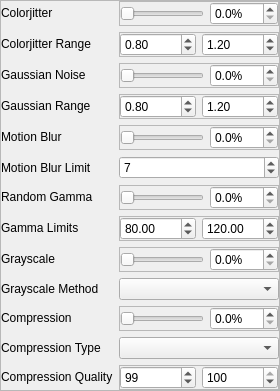
                       <widget class="QFrame" name="input_transforms_frame">
                        <property name="frameShape">
                         <enum>QFrame::StyledPanel</enum>
                        </property>
                        <property name="frameShadow">
                         <enum>QFrame::Raised</enum>
                        </property>
                        <layout class="QFormLayout" name="formLayout_20">
                         <property name="horizontalSpacing">
                          <number>6</number>
                         </property>
                         <property name="verticalSpacing">
                          <number>6</number>
                         </property>
                         <property name="leftMargin">
                          <number>0</number>
                         </property>
                         <property name="topMargin">
                          <number>0</number>
                         </property>
                         <property name="rightMargin">
                          <number>0</number>
                         </property>
                         <property name="bottomMargin">
                          <number>0</number>
                         </property>
                         <item row="0" column="0">
                          <widget class="QLabel" name="label_74">
                           <property name="text">
                            <string>Colorjitter</string>
                           </property>
                          </widget>
                         </item>
                         <item row="0" column="1">
                          <widget class="QFrame" name="frame_66">
                           <property name="frameShape">
                            <enum>QFrame::StyledPanel</enum>
                           </property>
                           <property name="frameShadow">
                            <enum>QFrame::Raised</enum>
                           </property>
                           <layout class="QHBoxLayout" name="horizontalLayout_56">
                            <property name="leftMargin">
                             <number>0</number>
                            </property>
                            <property name="topMargin">
                             <number>0</number>
                            </property>
                            <property name="rightMargin">
                             <number>0</number>
                            </property>
                            <property name="bottomMargin">
                             <number>0</number>
                            </property>
                            <item>
                             <widget class="QSlider" name="colorjitter_chance_slider">
                              <property name="maximum">
                               <number>100</number>
                              </property>
                              <property name="orientation">
                               <enum>Qt::Horizontal</enum>
                              </property>
                              <property name="tickPosition">
                               <enum>QSlider::NoTicks</enum>
                              </property>
                              <property name="tickInterval">
                               <number>10</number>
                              </property>
                             </widget>
                            </item>
                            <item>
                             <widget class="QDoubleSpinBox" name="colorjitter_chance">
                              <property name="suffix">
                               <string>%</string>
                              </property>
                              <property name="decimals">
                               <number>1</number>
                              </property>
                             </widget>
                            </item>
                           </layout>
                          </widget>
                         </item>
                         <item row="1" column="0">
                          <widget class="QLabel" name="label_75">
                           <property name="text">
                            <string>Colorjitter Range</string>
                           </property>
                          </widget>
                         </item>
                         <item row="1" column="1">
                          <widget class="QFrame" name="frame_67">
                           <property name="frameShape">
                            <enum>QFrame::StyledPanel</enum>
                           </property>
                           <property name="frameShadow">
                            <enum>QFrame::Raised</enum>
                           </property>
                           <layout class="QHBoxLayout" name="horizontalLayout_57">
                            <property name="leftMargin">
                             <number>0</number>
                            </property>
                            <property name="topMargin">
                             <number>0</number>
                            </property>
                            <property name="rightMargin">
                             <number>0</number>
                            </property>
                            <property name="bottomMargin">
                             <number>0</number>
                            </property>
                            <item>
                             <widget class="QDoubleSpinBox" name="colorjitter_min_brightness">
                              <property name="maximum">
                               <double>2.500000000000000</double>
                              </property>
                              <property name="singleStep">
                               <double>0.050000000000000</double>
                              </property>
                              <property name="value">
                               <double>0.800000000000000</double>
                              </property>
                             </widget>
                            </item>
                            <item>
                             <widget class="QDoubleSpinBox" name="colorjitter_max_brightness">
                              <property name="maximum">
                               <double>2.500000000000000</double>
                              </property>
                              <property name="singleStep">
                               <double>0.050000000000000</double>
                              </property>
                              <property name="value">
                               <double>1.200000000000000</double>
                              </property>
                             </widget>
                            </item>
                           </layout>
                          </widget>
                         </item>
                         <item row="2" column="0">
                          <widget class="QLabel" name="label_127">
                           <property name="text">
                            <string>Gaussian Noise</string>
                           </property>
                          </widget>
                         </item>
                         <item row="2" column="1">
                          <widget class="QFrame" name="frame_115">
                           <property name="frameShape">
                            <enum>QFrame::StyledPanel</enum>
                           </property>
                           <property name="frameShadow">
                            <enum>QFrame::Raised</enum>
                           </property>
                           <layout class="QHBoxLayout" name="horizontalLayout_109">
                            <property name="leftMargin">
                             <number>0</number>
                            </property>
                            <property name="topMargin">
                             <number>0</number>
                            </property>
                            <property name="rightMargin">
                             <number>0</number>
                            </property>
                            <property name="bottomMargin">
                             <number>0</number>
                            </property>
                            <item>
                             <widget class="QSlider" name="gaussnoise_chance_slider">
                              <property name="maximum">
                               <number>100</number>
                              </property>
                              <property name="orientation">
                               <enum>Qt::Horizontal</enum>
                              </property>
                              <property name="tickPosition">
                               <enum>QSlider::NoTicks</enum>
                              </property>
                              <property name="tickInterval">
                               <number>10</number>
                              </property>
                             </widget>
                            </item>
                            <item>
                             <widget class="QDoubleSpinBox" name="gaussnoise_chance">
                              <property name="suffix">
                               <string>%</string>
                              </property>
                              <property name="decimals">
                               <number>1</number>
                              </property>
                             </widget>
                            </item>
                           </layout>
                          </widget>
                         </item>
                         <item row="3" column="0">
                          <widget class="QLabel" name="label_128">
                           <property name="text">
                            <string>Gaussian Range</string>
                           </property>
                          </widget>
                         </item>
                         <item row="3" column="1">
                          <widget class="QFrame" name="frame_116">
                           <property name="frameShape">
                            <enum>QFrame::StyledPanel</enum>
                           </property>
                           <property name="frameShadow">
                            <enum>QFrame::Raised</enum>
                           </property>
                           <layout class="QHBoxLayout" name="horizontalLayout_110">
                            <property name="leftMargin">
                             <number>0</number>
                            </property>
                            <property name="topMargin">
                             <number>0</number>
                            </property>
                            <property name="rightMargin">
                             <number>0</number>
                            </property>
                            <property name="bottomMargin">
                             <number>0</number>
                            </property>
                            <item>
                             <widget class="QDoubleSpinBox" name="gaussnoise_min">
                              <property name="maximum">
                               <double>2.500000000000000</double>
                              </property>
                              <property name="singleStep">
                               <double>0.050000000000000</double>
                              </property>
                              <property name="value">
                               <double>0.800000000000000</double>
                              </property>
                             </widget>
                            </item>
                            <item>
                             <widget class="QDoubleSpinBox" name="gaussnoise_max">
                              <property name="maximum">
                               <double>2.500000000000000</double>
                              </property>
                              <property name="singleStep">
                               <double>0.050000000000000</double>
                              </property>
                              <property name="value">
                               <double>1.200000000000000</double>
                              </property>
                             </widget>
                            </item>
                           </layout>
                          </widget>
                         </item>
                         <item row="4" column="0">
                          <widget class="QLabel" name="label_129">
                           <property name="text">
                            <string>Motion Blur</string>
                           </property>
                          </widget>
                         </item>
                         <item row="4" column="1">
                          <widget class="QFrame" name="frame_117">
                           <property name="frameShape">
                            <enum>QFrame::StyledPanel</enum>
                           </property>
                           <property name="frameShadow">
                            <enum>QFrame::Raised</enum>
                           </property>
                           <layout class="QHBoxLayout" name="horizontalLayout_111">
                            <property name="leftMargin">
                             <number>0</number>
                            </property>
                            <property name="topMargin">
                             <number>0</number>
                            </property>
                            <property name="rightMargin">
                             <number>0</number>
                            </property>
                            <property name="bottomMargin">
                             <number>0</number>
                            </property>
                            <item>
                             <widget class="QSlider" name="motionblur_chance_slider">
                              <property name="maximum">
                               <number>100</number>
                              </property>
                              <property name="orientation">
                               <enum>Qt::Horizontal</enum>
                              </property>
                              <property name="tickPosition">
                               <enum>QSlider::NoTicks</enum>
                              </property>
                              <property name="tickInterval">
                               <number>10</number>
                              </property>
                             </widget>
                            </item>
                            <item>
                             <widget class="QDoubleSpinBox" name="motionblur_chance">
                              <property name="suffix">
                               <string>%</string>
                              </property>
                              <property name="decimals">
                               <number>1</number>
                              </property>
                             </widget>
                            </item>
                           </layout>
                          </widget>
                         </item>
                         <item row="5" column="0">
                          <widget class="QLabel" name="label_130">
                           <property name="text">
                            <string>Motion Blur Limit</string>
                           </property>
                          </widget>
                         </item>
                         <item row="5" column="1">
                          <widget class="QSpinBox" name="motionblur_limit">
                           <property name="minimum">
                            <number>3</number>
                           </property>
                           <property name="value">
                            <number>7</number>
                           </property>
                          </widget>
                         </item>
                         <item row="6" column="0">
                          <widget class="QLabel" name="label_131">
                           <property name="text">
                            <string>Random Gamma</string>
                           </property>
                          </widget>
                         </item>
                         <item row="6" column="1">
                          <widget class="QFrame" name="frame_118">
                           <property name="frameShape">
                            <enum>QFrame::StyledPanel</enum>
                           </property>
                           <property name="frameShadow">
                            <enum>QFrame::Raised</enum>
                           </property>
                           <layout class="QHBoxLayout" name="horizontalLayout_112">
                            <property name="leftMargin">
                             <number>0</number>
                            </property>
                            <property name="topMargin">
                             <number>0</number>
                            </property>
                            <property name="rightMargin">
                             <number>0</number>
                            </property>
                            <property name="bottomMargin">
                             <number>0</number>
                            </property>
                            <item>
                             <widget class="QSlider" name="randgamma_chance_slider">
                              <property name="maximum">
                               <number>100</number>
                              </property>
                              <property name="orientation">
                               <enum>Qt::Horizontal</enum>
                              </property>
                              <property name="tickPosition">
                               <enum>QSlider::NoTicks</enum>
                              </property>
                              <property name="tickInterval">
                               <number>10</number>
                              </property>
                             </widget>
                            </item>
                            <item>
                             <widget class="QDoubleSpinBox" name="randgamma_chance">
                              <property name="suffix">
                               <string>%</string>
                              </property>
                              <property name="decimals">
                               <number>1</number>
                              </property>
                             </widget>
                            </item>
                           </layout>
                          </widget>
                         </item>
                         <item row="7" column="0">
                          <widget class="QLabel" name="label_133">
                           <property name="text">
                            <string>Gamma Limits</string>
                           </property>
                          </widget>
                         </item>
                         <item row="7" column="1">
                          <widget class="QFrame" name="frame_119">
                           <property name="frameShape">
                            <enum>QFrame::StyledPanel</enum>
                           </property>
                           <property name="frameShadow">
                            <enum>QFrame::Raised</enum>
                           </property>
                           <layout class="QHBoxLayout" name="horizontalLayout_113">
                            <property name="leftMargin">
                             <number>0</number>
                            </property>
                            <property name="topMargin">
                             <number>0</number>
                            </property>
                            <property name="rightMargin">
                             <number>0</number>
                            </property>
                            <property name="bottomMargin">
                             <number>0</number>
                            </property>
                            <item>
                             <widget class="QDoubleSpinBox" name="randgamma_min">
                              <property name="maximum">
                               <double>250.000000000000000</double>
                              </property>
                              <property name="singleStep">
                               <double>5.000000000000000</double>
                              </property>
                              <property name="value">
                               <double>80.000000000000000</double>
                              </property>
                             </widget>
                            </item>
                            <item>
                             <widget class="QDoubleSpinBox" name="randgamma_max">
                              <property name="maximum">
                               <double>250.000000000000000</double>
                              </property>
                              <property name="singleStep">
                               <double>5.000000000000000</double>
                              </property>
                              <property name="value">
                               <double>120.000000000000000</double>
                              </property>
                             </widget>
                            </item>
                           </layout>
                          </widget>
                         </item>
                         <item row="8" column="0">
                          <widget class="QLabel" name="label_132">
                           <property name="text">
                            <string>Grayscale</string>
                           </property>
                          </widget>
                         </item>
                         <item row="8" column="1">
                          <widget class="QFrame" name="frame_120">
                           <property name="frameShape">
                            <enum>QFrame::StyledPanel</enum>
                           </property>
                           <property name="frameShadow">
                            <enum>QFrame::Raised</enum>
                           </property>
                           <layout class="QHBoxLayout" name="horizontalLayout_114">
                            <property name="leftMargin">
                             <number>0</number>
                            </property>
                            <property name="topMargin">
                             <number>0</number>
                            </property>
                            <property name="rightMargin">
                             <number>0</number>
                            </property>
                            <property name="bottomMargin">
                             <number>0</number>
                            </property>
                            <item>
                             <widget class="QSlider" name="grayscale_chance_slider">
                              <property name="maximum">
                               <number>100</number>
                              </property>
                              <property name="orientation">
                               <enum>Qt::Horizontal</enum>
                              </property>
                              <property name="tickPosition">
                               <enum>QSlider::NoTicks</enum>
                              </property>
                              <property name="tickInterval">
                               <number>10</number>
                              </property>
                             </widget>
                            </item>
                            <item>
                             <widget class="QDoubleSpinBox" name="grayscale_chance">
                              <property name="suffix">
                               <string>%</string>
                              </property>
                              <property name="decimals">
                               <number>1</number>
                              </property>
                             </widget>
                            </item>
                           </layout>
                          </widget>
                         </item>
                         <item row="9" column="0">
                          <widget class="QLabel" name="label_134">
                           <property name="text">
                            <string>Grayscale Method</string>
                           </property>
                          </widget>
                         </item>
                         <item row="9" column="1">
                          <widget class="QComboBox" name="grayscale_method"/>
                         </item>
                         <item row="10" column="0">
                          <widget class="QLabel" name="label_135">
                           <property name="text">
                            <string>Compression</string>
                           </property>
                          </widget>
                         </item>
                         <item row="11" column="0">
                          <widget class="QLabel" name="label_136">
                           <property name="text">
                            <string>Compression Type</string>
                           </property>
                          </widget>
                         </item>
                         <item row="12" column="0">
                          <widget class="QLabel" name="label_137">
                           <property name="text">
                            <string>Compression Quality</string>
                           </property>
                          </widget>
                         </item>
                         <item row="10" column="1">
                          <widget class="QFrame" name="frame_121">
                           <property name="frameShape">
                            <enum>QFrame::StyledPanel</enum>
                           </property>
                           <property name="frameShadow">
                            <enum>QFrame::Raised</enum>
                           </property>
                           <layout class="QHBoxLayout" name="horizontalLayout_115">
                            <property name="leftMargin">
                             <number>0</number>
                            </property>
                            <property name="topMargin">
                             <number>0</number>
                            </property>
                            <property name="rightMargin">
                             <number>0</number>
                            </property>
                            <property name="bottomMargin">
                             <number>0</number>
                            </property>
                            <item>
                             <widget class="QSlider" name="compression_chance_slider">
                              <property name="maximum">
                               <number>100</number>
                              </property>
                              <property name="orientation">
                               <enum>Qt::Horizontal</enum>
                              </property>
                              <property name="tickPosition">
                               <enum>QSlider::NoTicks</enum>
                              </property>
                              <property name="tickInterval">
                               <number>10</number>
                              </property>
                             </widget>
                            </item>
                            <item>
                             <widget class="QDoubleSpinBox" name="compression_chance">
                              <property name="suffix">
                               <string>%</string>
                              </property>
                              <property name="decimals">
                               <number>1</number>
                              </property>
                             </widget>
                            </item>
                           </layout>
                          </widget>
                         </item>
                         <item row="11" column="1">
                          <widget class="QComboBox" name="compression_type"/>
                         </item>
                         <item row="12" column="1">
                          <widget class="QFrame" name="frame_122">
                           <property name="frameShape">
                            <enum>QFrame::StyledPanel</enum>
                           </property>
                           <property name="frameShadow">
                            <enum>QFrame::Raised</enum>
                           </property>
                           <layout class="QHBoxLayout" name="horizontalLayout_116">
                            <property name="leftMargin">
                             <number>0</number>
                            </property>
                            <property name="topMargin">
                             <number>0</number>
                            </property>
                            <property name="rightMargin">
                             <number>0</number>
                            </property>
                            <property name="bottomMargin">
                             <number>0</number>
                            </property>
                            <item>
                             <widget class="QSpinBox" name="compression_quality_min">
                              <property name="maximum">
                               <number>100</number>
                              </property>
                              <property name="value">
                               <number>99</number>
                              </property>
                             </widget>
                            </item>
                            <item>
                             <widget class="QSpinBox" name="compression_quality_max">
                              <property name="maximum">
                               <number>100</number>
                              </property>
                              <property name="value">
                               <number>100</number>
                              </property>
                             </widget>
                            </item>
                           </layout>
                          </widget>
                         </item>
                        </layout>
                       </widget>
